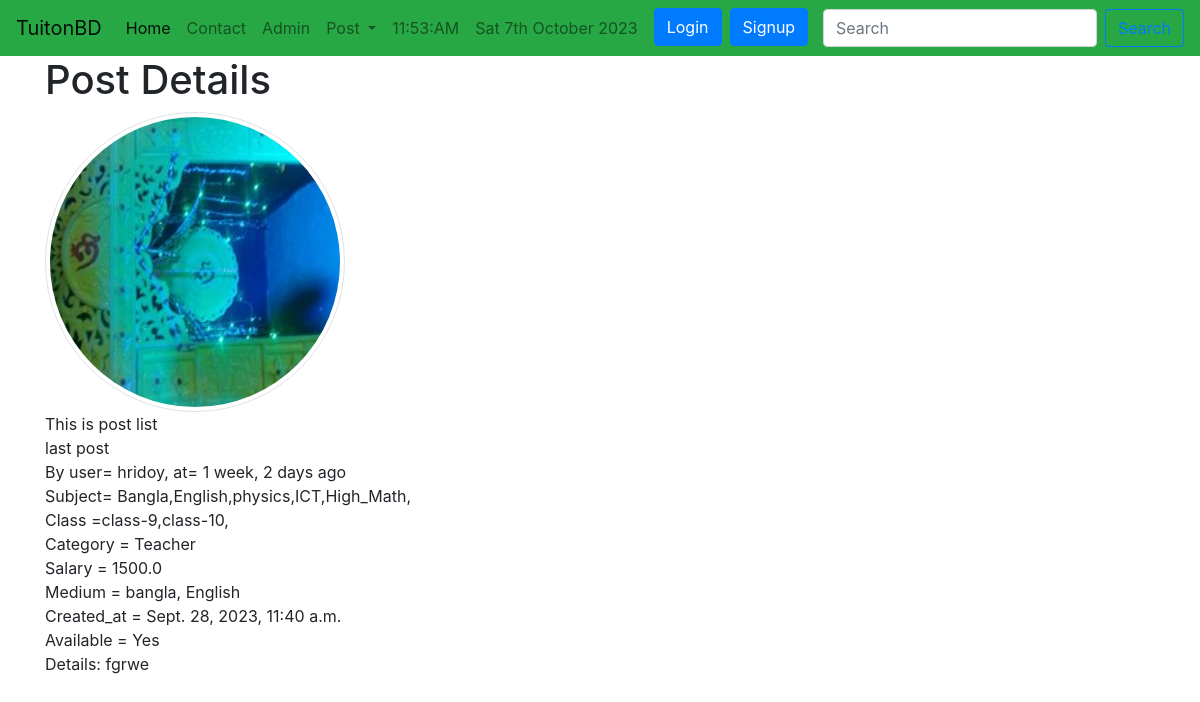
Before: /tuition_App/postdetail/35/ with the older database file.
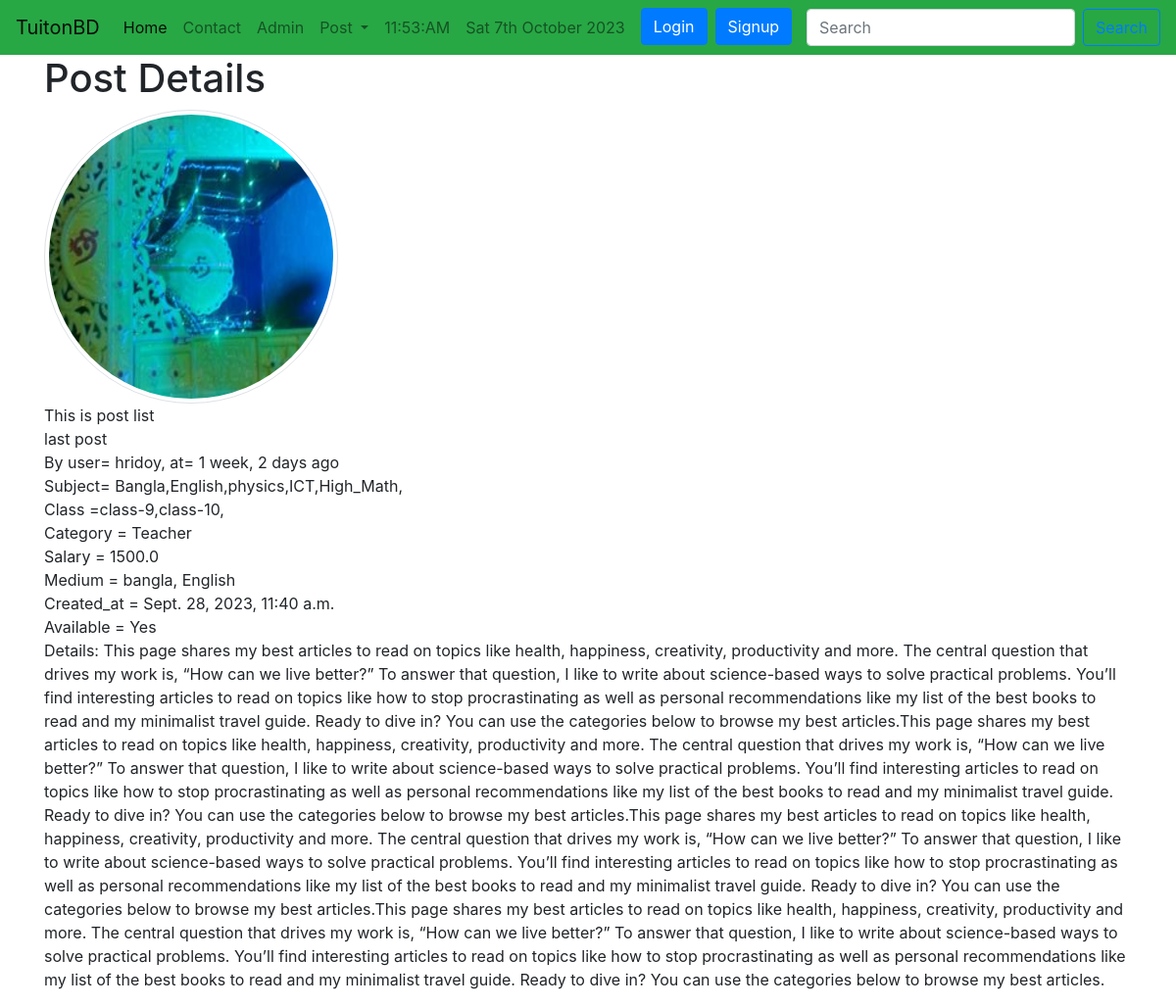
After: the same page with the newer database file.
### tuition_App/models.py (models this page shows, shortened)
class Post(models.Model):
    CATEGORY = (
        ("Teacher", "Teacher"),
        ("Student", "Student"),
    )
    MEDIUM = (
        ("bangla", "bangla"),
        ("English", "English"),
        ("Urdu", "Urdu"),
        ("Hindi", "Hindi"),
        ("Arabic", "Arabic"),
    )
    user = models.ForeignKey(User, on_delete=models.CASCADE, blank=True, null=True)
    id = models.AutoField(primary_key=True)
    title = models.CharField(max_length=101)
    slug = models.CharField(max_length=100, default=title)
    email = models.EmailField()
    salary = models.FloatField()
    details = models.TextField()
    available = models.BooleanField()
    category = models.CharField(max_length=100, choices=CATEGORY)
    created_at = models.DateTimeField(default=now)
    image = models.ImageField(default="default.jpg", upload_to="tuition/images")
    medium = MultiSelectField(
        max_length=100, max_choices=5, choices=MEDIUM, default="bangla"
    )
    subject = models.ManyToManyField(Subject, related_name="subject_set")
    class_in = models.ManyToManyField(Class_in, related_name="class_set")
    def get_subject_list(self):
        sub = self.subject.all()
        subjects = ""
        for s in sub:
            subjects = subjects + str(s.name) + ","
        return subjects
    def get_class_list(self):
        sub = self.class_in.all()
        subjects = ""
        for s in sub:
            subjects = subjects + str(s.name) + ","
        return subjects
    def ProperCase(self):
        return self.title.title()
    def uppercase(self):
        return self.title.upper()
    def lowercase(self):
        return self.title.lower()

class Subject(models.Model):
    name = models.CharField(max_length=100)

class Class_in(models.Model):
    name = models.CharField(max_length=100)

### tuition_App/views.py (the view)
# urls.py: path("postdetail/<int:pk>/", PostDetailView.as_view(), name="postdetail"),
class PostDetailView(DetailView):
    model = Post
    template_name = "tuition/postdetail.html"
    def get_context_data(self, *args, **kwargs):
        context = super().get_context_data(*args, **kwargs)
        context["post"] = context.get("object")
        context["msg"] = "This is post list"
        return context

### templates/tuition/postdetail.html (shortened to what this page needs)
{% extends 'basic.html' %}
{% block body %}
{% load humanize %}
<div class="container">
    <h1>Post Details</h1>
    <div class="row">
        <div class="col-md-6">
            <img src="{{object.image.url}}" alt="" style="width: 300px; height: 300px"
                class="rounded-circle img-thumbnail">
        </div>
    </div>
    {{msg}} <br>
    {{object.lowercase}} <br>
    By user= {{object.user.username}}, at= {{object.created_at| naturaltime}}
    <br>
    Subject= {{object.get_subject_list}} <br />
    Class ={{object.get_class_list}}<br>
    Category = {{object.category}}<br>
    Salary = {{object.salary}}<br>
    Medium = {{object.medium}}<br>
    Created_at = {{object.created_at}}<br>
    Available = {% if object.available %} Yes {% else %} No {% endif %}<br>
    <p>Details: {{object.details}}</p>
</div>
{% endblock body %}

### templates/basic.html (shortened to what this page needs)
<!doctype html>
<html lang="en">
<head>
    <link rel="stylesheet" href="https://cdn.jsdelivr.net/npm/bootstrap@4.5.3/dist/css/bootstrap.min.css"
>
</head>
<body>
    <nav class="navbar navbar-expand-lg navbar-light bg-success">
        <a class="navbar-brand" href="/">TuitonBD </a>
        <div class="collapse navbar-collapse" id="navbarSupportedContent">
            <ul class="navbar-nav mr-auto">
                <li class="nav-item active">
                    <a class="nav-link" href="{% url 'homeview' %}">Home <span class="sr-only">(current)</span></a>
                </li>
                <li class="nav-item">
                    <a class="nav-link" href="/tuition_App/contact/">Contact</a>
                </li>
                <li class="nav-item">
                    <a class="nav-link" href="/admin/">Admin</a>
                </li>
                <li class="nav-item dropdown">
                    <a class="nav-link dropdown-toggle" href="#" id="navbarDropdown" role="button"
                        data-toggle="dropdown" aria-haspopup="true" aria-expanded="false">
                        Post
                    </a>
                </li>
                <li class="nav-item">
                    <a class="nav-link" href="">{% now 'h:i:A' %}</a>
                </li>
                <li class="nav-item">
                    <a class="nav-link" href="">{% now "D jS F Y" %}</a>
                </li>
                {% if user.is_authenticated %}
                <li class="nav-item dropdown">
                    <a class="nav-link dropdown-toggle" href="#" id="navbarDropdown" role="button"
                        data-toggle="dropdown" aria-haspopup="true" aria-expanded="false">
                        {{user.username}}
                    </a>
                    <div class="dropdown-menu" aria-labelledby="navbarDropdown">
                        <a class="dropdown-item" href="/session/ownerprofile/">Profile</a>
                        <a class="dropdown-item" href="session/logout/">Logout</a>
                        <a class="dropdown-item" href="/session/password/">Change Password</a>
                        <a class="dropdown-item" href="session/userpro/">Create Profile</a>
                    </div>
                </li>
                {% else %}
                <li class="nav-item">
                    <a class="btn btn-primary ml-2" href="session/login/">Login</a>
                </li>
                <li class="nav-item">
                    <a class="btn btn-primary ml-2" href="/session/signup/">Signup</a>
                </li>
                {% endif %}
            </ul>
            <form method="post" action="/tuition_App/search/" class="form-inline my-2 my-lg-0">
                <input class="form-control mr-sm-2" type="search" placeholder="Search" name="search"
                    aria-label="Search" />
                <button class="btn btn-outline-primary my-2 my-sm-0" type="submit">
                </button>
            </form>
        </div>
    </nav>
    {% block body %}
    {% endblock body %}
</body>
</html>

Changed rows visible on the page:
changed Post "last post": details "fgrwe" → "This page shares my best articles to read on topics like health, happiness, creativity, productivity and more. The central question that drives my work is, “How can we live better?” To answer that question, I like to write about science-based ways to solve practical problems. You’ll find interesting articles to read on topics like how to stop procrastinating as well as personal recommendations like my list of the best books to read and my minimalist travel guide. Ready to dive in? You can use the categories below to browse my best articles.This page shares my best articles to read on topics like health, happiness, creativity, productivity and more. The central question that drives my work…"
